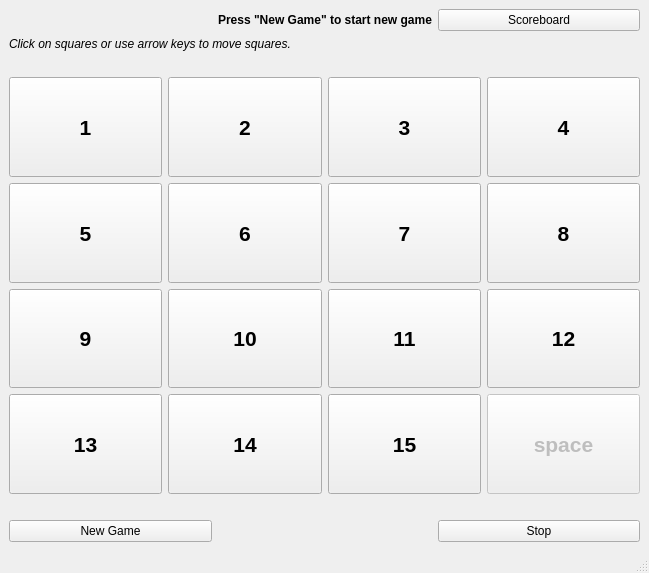
<?xml version="1.0" encoding="UTF-8"?>
<ui version="4.0">
 <class>MainWindow</class>
 <widget class="QMainWindow" name="MainWindow">
  <property name="geometry">
   <rect>
    <x>0</x>
    <y>0</y>
    <width>649</width>
    <height>573</height>
   </rect>
  </property>
  <property name="windowTitle">
   <string>MainWindow</string>
  </property>
  <widget class="QWidget" name="centralwidget">
   <layout class="QGridLayout" name="gridLayout">
    <item row="0" column="2">
     <widget class="QPushButton" name="pushButton_19">
      <property name="text">
       <string>Scoreboard</string>
      </property>
     </widget>
    </item>
    <item row="2" column="1">
     <spacer name="verticalSpacer_2">
      <property name="orientation">
       <enum>Qt::Vertical</enum>
      </property>
      <property name="sizeType">
       <enum>QSizePolicy::Fixed</enum>
      </property>
      <property name="sizeHint" stdset="0">
       <size>
        <width>20</width>
        <height>20</height>
       </size>
      </property>
     </spacer>
    </item>
    <item row="3" column="0" colspan="3">
     <layout class="QGridLayout" name="gridLayout_2">
      <item row="0" column="1">
       <widget class="QPushButton" name="pushButton_2">
        <property name="sizePolicy">
         <sizepolicy hsizetype="Minimum" vsizetype="Minimum">
          <horstretch>0</horstretch>
          <verstretch>0</verstretch>
         </sizepolicy>
        </property>
        <property name="font">
         <font>
          <pointsize>16</pointsize>
          <weight>75</weight>
          <bold>true</bold>
         </font>
        </property>
        <property name="text">
         <string>2</string>
        </property>
       </widget>
      </item>
      <item row="2" column="3">
       <widget class="QPushButton" name="pushButton_12">
        <property name="sizePolicy">
         <sizepolicy hsizetype="Minimum" vsizetype="Minimum">
          <horstretch>0</horstretch>
          <verstretch>0</verstretch>
         </sizepolicy>
        </property>
        <property name="font">
         <font>
          <pointsize>16</pointsize>
          <weight>75</weight>
          <bold>true</bold>
         </font>
        </property>
        <property name="text">
         <string>12</string>
        </property>
       </widget>
      </item>
      <item row="3" column="1">
       <widget class="QPushButton" name="pushButton_14">
        <property name="sizePolicy">
         <sizepolicy hsizetype="Minimum" vsizetype="Minimum">
          <horstretch>0</horstretch>
          <verstretch>0</verstretch>
         </sizepolicy>
        </property>
        <property name="font">
         <font>
          <pointsize>16</pointsize>
          <weight>75</weight>
          <bold>true</bold>
         </font>
        </property>
        <property name="text">
         <string>14</string>
        </property>
       </widget>
      </item>
      <item row="3" column="3">
       <widget class="QPushButton" name="pushButton_16">
        <property name="enabled">
         <bool>false</bool>
        </property>
        <property name="sizePolicy">
         <sizepolicy hsizetype="Minimum" vsizetype="Minimum">
          <horstretch>0</horstretch>
          <verstretch>0</verstretch>
         </sizepolicy>
        </property>
        <property name="font">
         <font>
          <pointsize>16</pointsize>
          <weight>75</weight>
          <bold>true</bold>
         </font>
        </property>
        <property name="focusPolicy">
         <enum>Qt::StrongFocus</enum>
        </property>
        <property name="text">
         <string>space</string>
        </property>
       </widget>
      </item>
      <item row="2" column="0">
       <widget class="QPushButton" name="pushButton_9">
        <property name="sizePolicy">
         <sizepolicy hsizetype="Minimum" vsizetype="Minimum">
          <horstretch>0</horstretch>
          <verstretch>0</verstretch>
         </sizepolicy>
        </property>
        <property name="font">
         <font>
          <pointsize>16</pointsize>
          <weight>75</weight>
          <bold>true</bold>
         </font>
        </property>
        <property name="text">
         <string>9</string>
        </property>
       </widget>
      </item>
      <item row="0" column="2">
       <widget class="QPushButton" name="pushButton_3">
        <property name="sizePolicy">
         <sizepolicy hsizetype="Minimum" vsizetype="Minimum">
          <horstretch>0</horstretch>
          <verstretch>0</verstretch>
         </sizepolicy>
        </property>
        <property name="font">
         <font>
          <pointsize>16</pointsize>
          <weight>75</weight>
          <bold>true</bold>
         </font>
        </property>
        <property name="text">
         <string>3</string>
        </property>
       </widget>
      </item>
      <item row="2" column="1">
       <widget class="QPushButton" name="pushButton_10">
        <property name="sizePolicy">
         <sizepolicy hsizetype="Minimum" vsizetype="Minimum">
          <horstretch>0</horstretch>
          <verstretch>0</verstretch>
         </sizepolicy>
        </property>
        <property name="font">
         <font>
          <pointsize>16</pointsize>
          <weight>75</weight>
          <bold>true</bold>
         </font>
        </property>
        <property name="text">
         <string>10</string>
        </property>
       </widget>
      </item>
      <item row="0" column="0">
       <widget class="QPushButton" name="pushButton">
        <property name="sizePolicy">
         <sizepolicy hsizetype="Minimum" vsizetype="Minimum">
          <horstretch>0</horstretch>
          <verstretch>0</verstretch>
         </sizepolicy>
        </property>
        <property name="font">
         <font>
          <pointsize>16</pointsize>
          <weight>75</weight>
          <bold>true</bold>
         </font>
        </property>
        <property name="text">
         <string>1</string>
        </property>
       </widget>
      </item>
      <item row="1" column="0">
       <widget class="QPushButton" name="pushButton_5">
        <property name="sizePolicy">
         <sizepolicy hsizetype="Minimum" vsizetype="Minimum">
          <horstretch>0</horstretch>
          <verstretch>0</verstretch>
         </sizepolicy>
        </property>
        <property name="font">
         <font>
          <pointsize>16</pointsize>
          <weight>75</weight>
          <bold>true</bold>
         </font>
        </property>
        <property name="text">
         <string>5</string>
        </property>
       </widget>
      </item>
      <item row="0" column="3">
       <widget class="QPushButton" name="pushButton_4">
        <property name="sizePolicy">
         <sizepolicy hsizetype="Minimum" vsizetype="Minimum">
          <horstretch>0</horstretch>
          <verstretch>0</verstretch>
         </sizepolicy>
        </property>
        <property name="font">
         <font>
          <pointsize>16</pointsize>
          <weight>75</weight>
          <bold>true</bold>
         </font>
        </property>
        <property name="text">
         <string>4</string>
        </property>
       </widget>
      </item>
      <item row="3" column="2">
       <widget class="QPushButton" name="pushButton_15">
        <property name="sizePolicy">
         <sizepolicy hsizetype="Minimum" vsizetype="Minimum">
          <horstretch>0</horstretch>
          <verstretch>0</verstretch>
         </sizepolicy>
        </property>
        <property name="font">
         <font>
          <pointsize>16</pointsize>
          <weight>75</weight>
          <italic>false</italic>
          <bold>true</bold>
         </font>
        </property>
        <property name="text">
         <string>15</string>
        </property>
       </widget>
      </item>
      <item row="3" column="0">
       <widget class="QPushButton" name="pushButton_13">
        <property name="sizePolicy">
         <sizepolicy hsizetype="Minimum" vsizetype="Minimum">
          <horstretch>0</horstretch>
          <verstretch>0</verstretch>
         </sizepolicy>
        </property>
        <property name="font">
         <font>
          <pointsize>16</pointsize>
          <weight>75</weight>
          <bold>true</bold>
         </font>
        </property>
        <property name="text">
         <string>13</string>
        </property>
       </widget>
      </item>
      <item row="1" column="1">
       <widget class="QPushButton" name="pushButton_6">
        <property name="sizePolicy">
         <sizepolicy hsizetype="Minimum" vsizetype="Minimum">
          <horstretch>0</horstretch>
          <verstretch>0</verstretch>
         </sizepolicy>
        </property>
        <property name="font">
         <font>
          <pointsize>16</pointsize>
          <weight>75</weight>
          <bold>true</bold>
         </font>
        </property>
        <property name="text">
         <string>6</string>
        </property>
       </widget>
      </item>
      <item row="1" column="2">
       <widget class="QPushButton" name="pushButton_7">
        <property name="sizePolicy">
         <sizepolicy hsizetype="Minimum" vsizetype="Minimum">
          <horstretch>0</horstretch>
          <verstretch>0</verstretch>
         </sizepolicy>
        </property>
        <property name="font">
         <font>
          <pointsize>16</pointsize>
          <weight>75</weight>
          <bold>true</bold>
         </font>
        </property>
        <property name="text">
         <string>7</string>
        </property>
       </widget>
      </item>
      <item row="1" column="3">
       <widget class="QPushButton" name="pushButton_8">
        <property name="sizePolicy">
         <sizepolicy hsizetype="Minimum" vsizetype="Minimum">
          <horstretch>0</horstretch>
          <verstretch>0</verstretch>
         </sizepolicy>
        </property>
        <property name="font">
         <font>
          <pointsize>16</pointsize>
          <weight>75</weight>
          <bold>true</bold>
         </font>
        </property>
        <property name="text">
         <string>8</string>
        </property>
       </widget>
      </item>
      <item row="2" column="2">
       <widget class="QPushButton" name="pushButton_11">
        <property name="sizePolicy">
         <sizepolicy hsizetype="Minimum" vsizetype="Minimum">
          <horstretch>0</horstretch>
          <verstretch>0</verstretch>
         </sizepolicy>
        </property>
        <property name="font">
         <font>
          <pointsize>16</pointsize>
          <weight>75</weight>
          <bold>true</bold>
         </font>
        </property>
        <property name="text">
         <string>11</string>
        </property>
       </widget>
      </item>
     </layout>
    </item>
    <item row="0" column="1">
     <widget class="QLabel" name="label">
      <property name="sizePolicy">
       <sizepolicy hsizetype="Preferred" vsizetype="Fixed">
        <horstretch>0</horstretch>
        <verstretch>0</verstretch>
       </sizepolicy>
      </property>
      <property name="font">
       <font>
        <weight>75</weight>
        <bold>true</bold>
       </font>
      </property>
      <property name="text">
       <string>Press &quot;New Game&quot; to start new game</string>
      </property>
     </widget>
    </item>
    <item row="4" column="1">
     <spacer name="verticalSpacer">
      <property name="orientation">
       <enum>Qt::Vertical</enum>
      </property>
      <property name="sizeType">
       <enum>QSizePolicy::Fixed</enum>
      </property>
      <property name="sizeHint" stdset="0">
       <size>
        <width>10</width>
        <height>20</height>
       </size>
      </property>
     </spacer>
    </item>
    <item row="6" column="0">
     <widget class="QPushButton" name="pushButton_17">
      <property name="text">
       <string>New Game</string>
      </property>
     </widget>
    </item>
    <item row="6" column="2">
     <widget class="QPushButton" name="pushButton_18">
      <property name="text">
       <string>Stop</string>
      </property>
     </widget>
    </item>
    <item row="1" column="0" colspan="2">
     <widget class="QLabel" name="label_2">
      <property name="sizePolicy">
       <sizepolicy hsizetype="Preferred" vsizetype="Fixed">
        <horstretch>0</horstretch>
        <verstretch>0</verstretch>
       </sizepolicy>
      </property>
      <property name="font">
       <font>
        <italic>true</italic>
       </font>
      </property>
      <property name="text">
       <string>Click on squares or use arrow keys to move squares.</string>
      </property>
     </widget>
    </item>
   </layout>
  </widget>
  <widget class="QMenuBar" name="menubar">
   <property name="geometry">
    <rect>
     <x>0</x>
     <y>0</y>
     <width>649</width>
     <height>27</height>
    </rect>
   </property>
  </widget>
  <widget class="QStatusBar" name="statusbar"/>
 </widget>
 <resources/>
 <connections/>
</ui>
